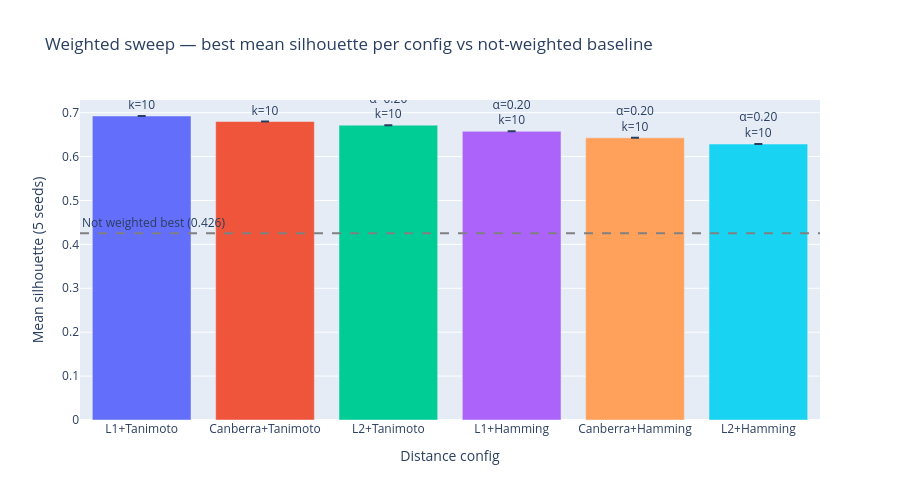

Notebook code cell kept with this figure:
### Markdown cell above
### ARI matrix

All three methods are in strong-to-near-perfect agreement:

- Not weighted vs weighted: ARI = 0.988 — near-identical assignments despite different alpha values. The alpha sweep moved from k=10 neutral to k=10 optimal but did not fundamentally reorganise which clients belong together.
- Not weighted vs UMAP: ARI = 0.825 — strong agreement between a distance-space and a latent-space method.
- Weighted vs UMAP: ARI = 0.824 — essentially the same level of agreement.

The UMAP result is an independent validation: a method that operates in a completely different geometric space, with different assumptions, finds the same client groups. This substantially increases confidence that the segments reflect real structure in the data rather than artefacts of the distance function.

### Code cell
# Alpha sweep summary: what did weighting add?
#
# This shows whether the alpha sweep improved over the neutral baseline,
# and where the peak silhouette sat relative to neutral alpha.

print("\n── Alpha sweep results (weighted notebook) ──")
display(w["df_best"])

# Neutral baselines (recalculated for reference)
# These match what the weighted notebook computed
n_num_cols = 14
n_cat_ham  = 3
n_cat_tan  = 10
neutral_hamming  = n_num_cols / (n_num_cols + n_cat_ham)
neutral_tanimoto = n_num_cols / (n_num_cols + n_cat_tan)

fig_sweep = go.Figure()

for _, row in w["df_best"].iterrows():
    config_label = f"{row['num_dist']}+{row['cat_dist']}"
    fig_sweep.add_trace(go.Bar(
        x=[config_label],
        y=[row["mean_sil"]],
        error_y=dict(type="data", array=[row["std_sil"]], visible=True),
        name=config_label,
        text=f"α={row['alpha']:.2f}<br>k={row['k']}",
        textposition="outside",
    ))

fig_sweep.add_hline(
    y=nw["winner_sil"],
    line_dash="dash", line_color="gray",
    annotation_text=f"Not weighted best ({nw['winner_sil']:.3f})",
    annotation_position="top left",
)
fig_sweep.update_layout(
    title="Weighted sweep — best mean silhouette per config vs not-weighted baseline",
    yaxis_title="Mean silhouette (5 seeds)",
    xaxis_title="Distance config",
    height=500,
    showlegend=False,
)
fig_sweep.show()

# Gower reference
gower_sil = w["best_gower"]["mean_sil"]
print(f"\nGower baseline     : sil={gower_sil:.4f}  k={w['best_gower']['k']}")
print(f"Not weighted best  : sil={nw['winner_sil']:.4f}  k={nw['winner_k']}  config={nw['winner']}")
print(f"Weighted best      : sil={w['winner_sil']:.4f}  k={w['winner_k']}  config={w['winner']}  α={w['best_alpha']:.4f}")

### Figure 1 — Plotly figure (JSON) as saved in the notebook; plotly's stock layout.template omitted (floating-point values rounded to 4 significant figures)
{"data": [{"error_y": {"array": [0], "type": "data", "visible": true}, "name": "L1+Tanimoto", "text": "α=0.20<br>k=10", "textposition": "outside", "type": "bar", "x": ["L1+Tanimoto"], "y": [0.6924]}, {"error_y": {"array": [0], "type": "data", "visible": true}, "name": "Canberra+Tanimoto", "text": "α=0.20<br>k=10", "textposition": "outside", "type": "bar", "x": ["Canberra+Tanimoto"], "y": [0.6798]}, {"error_y": {"array": [0], "type": "data", "visible": true}, "name": "L2+Tanimoto", "text": "α=0.20<br>k=10", "textposition": "outside", "type": "bar", "x": ["L2+Tanimoto"], "y": [0.6715]}, {"error_y": {"array": [0], "type": "data", "visible": true}, "name": "L1+Hamming", "text": "α=0.20<br>k=10", "textposition": "outside", "type": "bar", "x": ["L1+Hamming"], "y": [0.6574]}, {"error_y": {"array": [0], "type": "data", "visible": true}, "name": "Canberra+Hamming", "text": "α=0.20<br>k=10", "textposition": "outside", "type": "bar", "x": ["Canberra+Hamming"], "y": [0.6426]}, {"error_y": {"array": [0], "type": "data", "visible": true}, "name": "L2+Hamming", "text": "α=0.20<br>k=10", "textposition": "outside", "type": "bar", "x": ["L2+Hamming"], "y": [0.6286]}], "layout": {"annotations": [{"showarrow": false, "text": "Not weighted best (0.426)", "x": 0, "xanchor": "left", "xref": "x domain", "y": 0.4256, "yanchor": "bottom", "yref": "y"}], "height": 500, "shapes": [{"line": {"color": "gray", "dash": "dash"}, "type": "line", "x0": 0, "x1": 1, "xref": "x domain", "y0": 0.4256, "y1": 0.4256, "yref": "y"}], "showlegend": false, "title": {"text": "Weighted sweep — best mean silhouette per config vs not-weighted baseline"}, "xaxis": {"title": {"text": "Distance config"}}, "yaxis": {"title": {"text": "Mean silhouette (5 seeds)"}}}}
